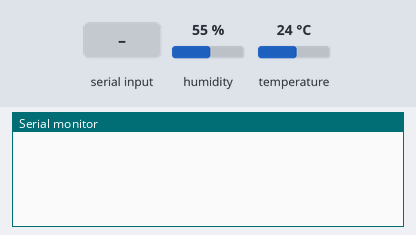
A sketch run on a simulated Arduino Uno, built with avr-gcc and run on an emulated ATmega328P. Parts: the last lines printed to the serial monitor. Inputs (shaded band) come from the test bench; at power-on: humidity 55 %, temperature 24 °C. The local clock reads 2024-03-15 10:24:30 at power-on unless the sketch sets it.

Above: at 1.2 s.
1.3 s: "call\n" received over Serial
At 1.9 s:
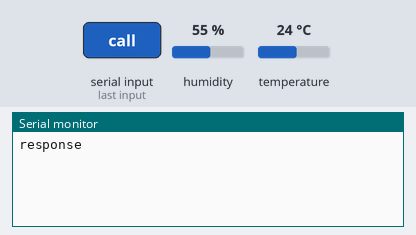
2.8 s: "datarequest\n" received over Serial
At 4.2 s:
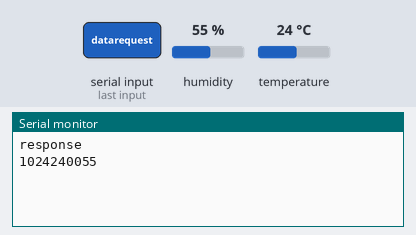

The sketch:

sensor_unit.ino
```cpp
// Include libraries for communicating with the sensor and RTC, and handling time
#include "DHT.h"
#include <DS1307RTC.h>
#include <Time.h>
#include <Timezone.h>

// Timezone configuration
// BST begins on the last Sunday of March
TimeChangeRule myBST = {"BST", Last, Sun, Mar, 1, +60};
// UTC returns on the last Sunday in October
TimeChangeRule myGMT = {"UTC", Last, Sun, Oct, 1, +0};
// Creates timezone object with the rules set above
Timezone myTZ(myBST, myGMT);

// Pointer to the time change rule to get TZ abbrev
TimeChangeRule *tcr;
// Sets the local time to GMT
time_t gmt, local;

// Specifies which digital pin the sensor is connected to
#define DHTPIN 2
// Specifies which type og DHT sensor is in use
#define DHTTYPE DHT11

// Declares an empty string to hold incoming data
String inputString = "";
// Indicates whether the incoming string is complete
boolean stringComplete = false;
// Indicates the connection status to the hub
boolean connection = false;

// Initializes the DHT sensor
DHT dht(DHTPIN, DHTTYPE);

void setup() {
  // Begins serial transmission with Baud rate 9600
  Serial.begin(9600);
  // Initiates the sensor
  dht.begin();
  // Gets the time from the RTC
  setSyncProvider(RTC.get);
  // Returns an error if unable to set the time using the RTC
  if(timeStatus()!= timeSet)
    Serial.println("Unable to sync with the RTC");
  // Reserves 200 bytes for the inputString
  inputString.reserve(200);
}

void loop() {
  // Syncs the current time with the local time
  gmt = now();
  // Syncs the current time with the local time according to the timezone
  local = myTZ.toLocal(gmt, &tcr);
  // What to do when the string is complete
  if (stringComplete) {
    // Trims off the new line ending characters
    inputString.trim();
    // If the controller receives a call
    if (inputString == "call") {
      // Returns a response to initiate connection
      Serial.println("response");
      // Sets the connection status
      connection = true;
    }
    if (stringComplete and connection) {
      // If the received command matches the data request command
      if (inputString == "datarequest") {
        // Pointer for accessing members of class instance
        // Builds the data package from the timestamp and sensor readings
        String dataPackage = (buildTime(local, tcr -> abbrev)) + getReadings();
        // Sends the data package over serial
        Serial.println(dataPackage);
        // Resets the Boolean flag
        connection = false;
      }
    }

    // Clears the input string for new data
    inputString = "";
    // Resets the Boolean flag
    stringComplete = false;
  }
}

/*
  SerialEvent occurs whenever a new data comes in the hardware
  serial RX and is run between each run of the loop()
*/
void serialEvent() {
  // If there is data in the serial buffer
  while (Serial.available()) {
    // Get the new byte
    char inChar = (char)Serial.read();
    // Add it to the inputString to build up the message
    inputString += inChar;
    // The new line charcter indicates the message is complete
    if (inChar == '\n') {
      // Set the global flag to indciate the message is complete
      stringComplete = true;
    }
  }
}

// Gets temperature and humidity readings from the sensor
String getReadings() {
  // Read temperature as Celsius and multiplies it to get an integer
  int t = (dht.readTemperature() * 100);
  // Read humidity as percentage, which is already and integer
  int h = dht.readHumidity();
  // Check if any reads failed and exit early (to try again)
  if (isnan(h) || isnan(t)) {
    // Sends the error
    Serial.println("Failed to read from DHT sensor!");
    return;
  }
  // Combines the two readings into a single integer
  return (String(t) + String(h));
}

// Builds a timestamp with time zone adjustment
String buildTime(time_t t, char *tz) {
  // Gets the two-digit hour value
  String hr = addLeadingZeros(hour(t));
  // Gets the two-digit minute value
  String min = addLeadingZeros(minute(t));
  // Build a four-digit timestamp
  return (hr + min);
}

// Returns an integer in "00" format (with leading zero)
// Input value assumed to be between 0 and 99
String addLeadingZeros(int val) {
  String time;
  // Checks if a leading 0 is necessary
  if (val < 10)
  // Adds a leading 0
    time += ("0"); // Adds a leading 0
  // Completes the value
  time += (val);
  // Returns the value as string
  return time;
}
```

Measured:
- after the input at 1.3 s, the serial monitor: prints a new line at once (image 1)
- after the input at 2.8 s, the serial monitor: prints a new line at once (image 2)
